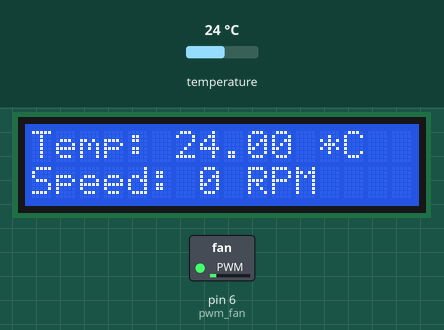
A sketch run on a simulated Arduino Uno, built with avr-gcc and run on an emulated ATmega328P. On the bench: 16×2 character LCD, switched loads named in the sketch (green lamp = pin HIGH). The test bench sets the inputs (shaded band); at power-on: temperature 24 °C. What the sketch prints to the serial monitor is not drawn.

Above: at 1.2 s.
1.3 s: temperature set to 7 °C
At 3.6 s:
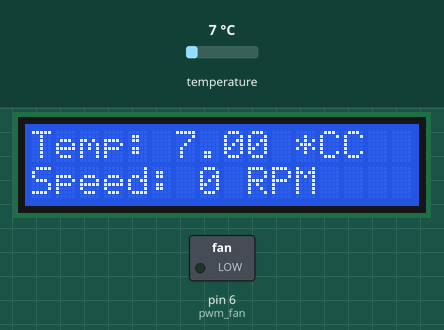
3.9 s: temperature set to 20.1 °C
At 5.8 s:
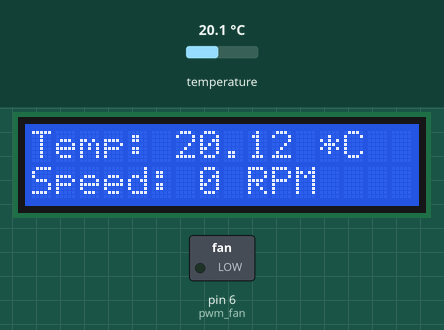
6.5 s: temperature set to 21.4 °C
At 8.1 s:
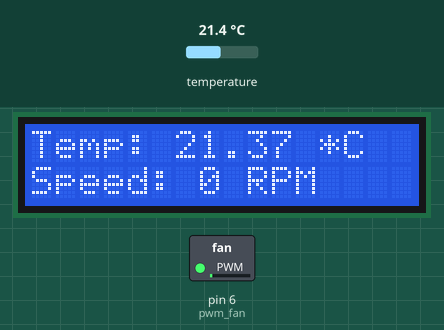
9.2 s: temperature set to 28 °C
At 11.5 s:
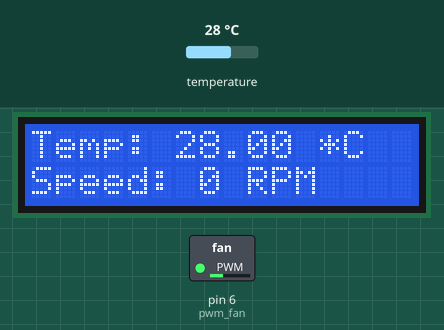
11.8 s: temperature set to 33 °C
At 13.9 s:
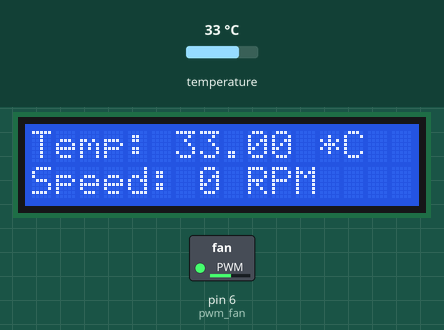
14.4 s: temperature set to 41 °C
At 16.2 s:
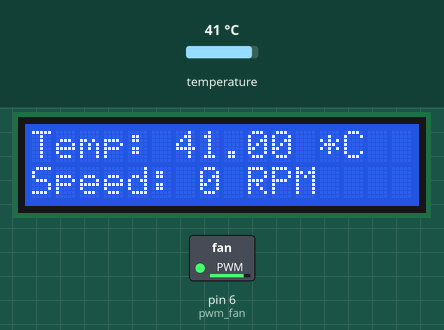
Timing chart, 0 to 17.7 s (numbered marks = the images above; inputs shaded):
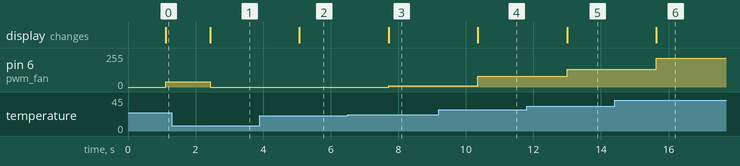

The sketch:

Temperature_Controller_FAN.ino
```cpp
#include <OneWire.h>
#include <LiquidCrystal.h>
#include <FreqMeasure.h>

OneWire  ds(3);  // on pin 10 (a 4.7K resistor is necessary)
LiquidCrystal lcd(A5,A4,A3,A2,A1,A0);
int pwm_fan=6;
void setup(void) {
  lcd.begin(16,2);
  Serial.begin(9600);
  FreqMeasure.begin();
  pinMode(pwm_fan,OUTPUT);
}

double sum=0;
int count=0;
int rpm=0;
void loop(void) {
  byte i;
  byte present = 0;
  byte type_s;
  byte data[12];
  byte addr[8];
  float celsius, fahrenheit;

  if ( !ds.search(addr)) {
    Serial.println("No more addresses.");
    Serial.println();
    ds.reset_search();
    delay(250);
    return;
  }

  Serial.print("ROM =");
  for( i = 0; i < 8; i++) {
    Serial.write(' ');
    Serial.print(addr[i], HEX);
  }

  if (OneWire::crc8(addr, 7) != addr[7]) {
      Serial.println("CRC is not valid!");
      return;
  }
  Serial.println();

  // the first ROM byte indicates which chip
  switch (addr[0]) {
    case 0x10:
      Serial.println("  Chip = DS18S20");  // or old DS1820
      type_s = 1;
      break;
    case 0x28:
      Serial.println("  Chip = DS18B20");
      type_s = 0;
      break;
    case 0x22:
      Serial.println("  Chip = DS1822");
      type_s = 0;
      break;
    default:
      Serial.println("Device is not a DS18x20 family device.");
      return;
  }

  ds.reset();
  ds.select(addr);
  ds.write(0x44, 1);        // start conversion, with parasite power on at the end

  delay(1000);     // maybe 750ms is enough, maybe not
  // we might do a ds.depower() here, but the reset will take care of it.

  present = ds.reset();
  ds.select(addr);
  ds.write(0xBE);         // Read Scratchpad

  Serial.print("  Data = ");
  Serial.print(present, HEX);
  Serial.print(" ");
  for ( i = 0; i < 9; i++) {           // we need 9 bytes
    data[i] = ds.read();
    Serial.print(data[i], HEX);
    Serial.print(" ");
  }
  Serial.print(" CRC=");
  Serial.print(OneWire::crc8(data, 8), HEX);
  Serial.println();

  // Convert the data to actual temperature
  // because the result is a 16 bit signed integer, it should
  // be stored to an "int16_t" type, which is always 16 bits
  // even when compiled on a 32 bit processor.
  int16_t raw = (data[1] << 8) | data[0];
  if (type_s) {
    raw = raw << 3; // 9 bit resolution default
    if (data[7] == 0x10) {
      // "count remain" gives full 12 bit resolution
      raw = (raw & 0xFFF0) + 12 - data[6];
    }
  } else {
    byte cfg = (data[4] & 0x60);
    // at lower res, the low bits are undefined, so let's zero them
    if (cfg == 0x00) raw = raw & ~7;  // 9 bit resolution, 93.75 ms
    else if (cfg == 0x20) raw = raw & ~3; // 10 bit res, 187.5 ms
    else if (cfg == 0x40) raw = raw & ~1; // 11 bit res, 375 ms
    //// default is 12 bit resolution, 750 ms conversion time
  }
  celsius = (float)raw / 16.0;
  fahrenheit = celsius * 1.8 + 32.0;
  Serial.print("  Temperature = ");
  Serial.print(celsius);
  Serial.print(" Celsius, ");
  Serial.print(fahrenheit);
  Serial.println(" Fahrenheit");

  lcd.setCursor(0,0);
  lcd.print("Temp: ");
  lcd.print(celsius);
  lcd.print(" *C");

    if (FreqMeasure.available()) {
    // average several reading together
    sum = sum + FreqMeasure.read();
    count = count + 1;
    if (count > 15) {
      float frequency = FreqMeasure.countToFrequency(sum / count);
      rpm=frequency*(60/2);
      sum = 0;
      count = 0;
       Serial.print("Fan Speed");
       Serial.print(rpm);
       Serial.println("RPM");
      //rpm = 0;
    }
  }

      int fan_speed=map(celsius,20,45,0,255);
      if (fan_speed<0)
      {
        fan_speed=0;
      }
      else if (fan_speed>255)
      {
        fan_speed=255;
      }
      else
      {}
      analogWrite(pwm_fan,fan_speed);

      int desired_rpm=map(fan_speed,0,255,800,2200);
      lcd.setCursor(0,1);
      lcd.print("Speed: ");
      lcd.print(rpm);
      lcd.print(" RPM");


}
```

Measured:
- after the input at 1.3 s, pin 6 (pwm_fan): 40/255 → 0/255 after 1.1 s; the display: changes after 1.1 s (image 1)
- after the input at 3.9 s, the display: changes after 1.2 s (image 2)
- after the input at 6.5 s, pin 6 (pwm_fan): 0/255 → 10/255 after 1.2 s; the display: changes after 1.2 s (image 3)
- after the input at 9.2 s, pin 6 (pwm_fan): 10/255 → 81/255 after 1.2 s; the display: changes after 1.2 s (image 4)
- after the input at 11.8 s, pin 6 (pwm_fan): 81/255 → 132/255 after 1.2 s; the display: changes after 1.2 s (image 5)
- after the input at 14.4 s, pin 6 (pwm_fan): 132/255 → 214/255 after 1.2 s; the display: changes after 1.2 s (image 6)
